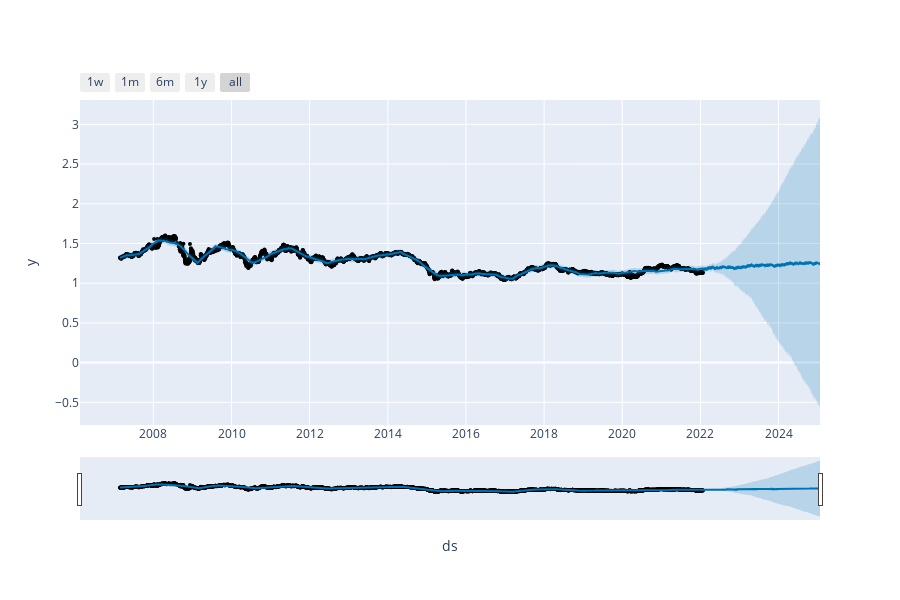

The code cell stored with this chart in its notebook:
### Code cell
#Forecasting
df_train = data[['Date', 'Close']]
df_train = df_train.rename(columns={'Date': 'ds', 'Close':'y'})

changepoint_prior_scale = 2
seasonality_prior_scale = 10

m = Prophet(seasonality_prior_scale=seasonality_prior_scale,changepoint_prior_scale=changepoint_prior_scale)

m.fit(df_train)
future = m.make_future_dataframe(periods=period)
forecast = m.predict(future)




fig1 = plot_plotly(m, forecast)
fig1.show()



fig2 = m.plot_components(forecast)

fig2.show()

### Figure 1 — Plotly figure (JSON) as saved in the notebook; plotly's stock layout.template omitted (floating-point values rounded to 4 significant figures; data arrays with more than 128 entries replaced by an {"elided": "..."} marker saying what was removed)
{"data": [{"marker": {"color": "black", "size": 4}, "mode": "markers", "name": "Actual", "type": "scatter", "x": {"elided": "3865 str values"}, "y": {"elided": "3865 float values"}}, {"hoverinfo": "skip", "line": {"width": 0}, "mode": "lines", "type": "scatter", "x": {"elided": "4960 str values"}, "y": {"elided": "4960 float values"}}, {"fill": "tonexty", "fillcolor": "rgba(0, 114, 178, 0.2)", "line": {"color": "#0072B2", "width": 2}, "mode": "lines", "name": "Predicted", "type": "scatter", "x": {"elided": "4960 str values"}, "y": {"elided": "4960 float values"}}, {"fill": "tonexty", "fillcolor": "rgba(0, 114, 178, 0.2)", "hoverinfo": "skip", "line": {"width": 0}, "mode": "lines", "type": "scatter", "x": {"elided": "4960 str values"}, "y": {"elided": "4960 float values"}}], "layout": {"height": 600, "showlegend": false, "width": 900, "xaxis": {"rangeselector": {"buttons": [{"count": 7, "label": "1w", "step": "day", "stepmode": "backward"}, {"count": 1, "label": "1m", "step": "month", "stepmode": "backward"}, {"count": 6, "label": "6m", "step": "month", "stepmode": "backward"}, {"count": 1, "label": "1y", "step": "year", "stepmode": "backward"}, {"step": "all"}]}, "rangeslider": {"visible": true}, "title": {"text": "ds"}, "type": "date"}, "yaxis": {"title": {"text": "y"}}}}
